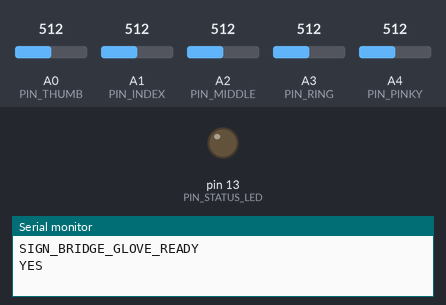
The sketch below on a simulated Arduino Uno, built with avr-gcc and run on an emulated ATmega328P. On the bench: output pins drawn as LEDs (lit = HIGH), the last lines printed to the serial monitor. Dashed ring = blinking. The test bench sets the inputs (shaded band); at power-on: A2 (PIN_MIDDLE) = 512, A1 (PIN_INDEX) = 512, A3 (PIN_RING) = 512, A0 (PIN_THUMB) = 512, A4 (PIN_PINKY) = 512.

Above: at 2.2 s.
2.3 s: A2 (PIN_MIDDLE) set to 490
At 3.1 s:
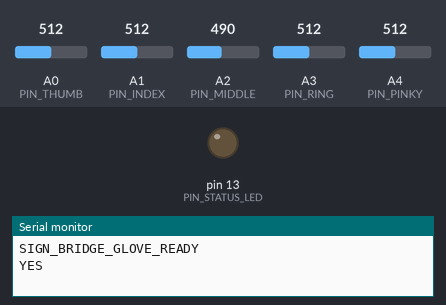
3.8 s: A1 (PIN_INDEX) set to 485
At 4.6 s:
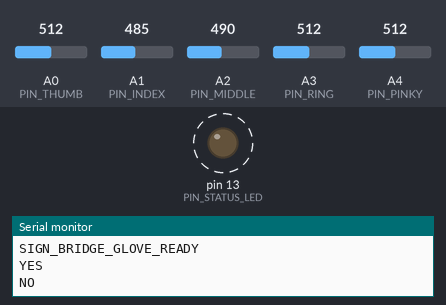
6.8 s: A3 (PIN_RING) set to 488
9.8 s: A2 (PIN_MIDDLE) set to 510
At 10.8 s:
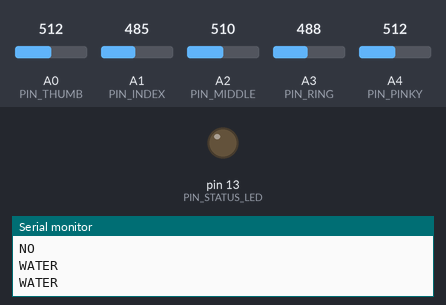
11.3 s: A2 (PIN_MIDDLE) set to 306
At 11.9 s:
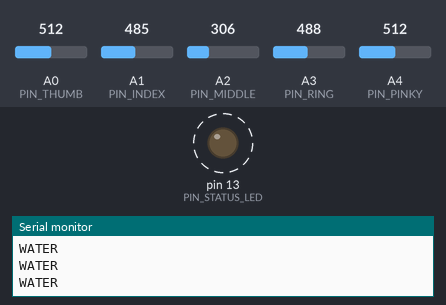
Timing chart, 0 to 15.3 s (numbered marks = the images above; inputs shaded):
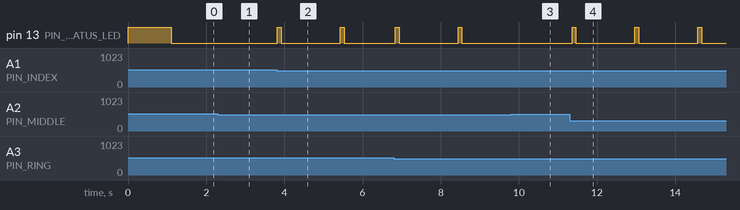

The sketch:

glove_flex_sensor.ino
```cpp
/*
 * ==============================================================================
 * Project: Sign Bridge - Smart Sign Language Glove with Flex Sensors
 * Description: Reads 5 flex sensors on a glove, maps finger bend values,
 *              and identifies sign language gestures.
 * Target Hardware: Arduino Uno / Nano / Mega / ESP32
 * Baud Rate: 9600
 * ==============================================================================
 *
 * WIRING DIAGRAM (Voltage Divider for each Flex Sensor):
 *
 *     5V (or 3.3V)
 *        |
 *     [ Flex Sensor ] (~10k to ~30k Ohm variable)
 *        |
 *        +-------------------- Analog Pin (A0 to A4)
 *        |
 *     [ 10k / 22k Resistor ] (Fixed Pulldown)
 *        |
 *       GND
 *
 * Finger Mapping:
 *   - Thumb  : Pin A0
 *   - Index  : Pin A1
 *   - Middle : Pin A2
 *   - Ring   : Pin A3
 *   - Pinky  : Pin A4
 * ==============================================================================
 */

// Define Flex Sensor Analog Pins
const int PIN_THUMB  = A0;
const int PIN_INDEX  = A1;
const int PIN_MIDDLE = A2;
const int PIN_RING   = A3;
const int PIN_PINKY  = A4;

// LED Indicator Pin (Built-in LED on pin 13)
const int PIN_STATUS_LED = 13;

// Calibration Thresholds (Adjust based on your flex sensor readings)
// When a finger is straight (flat) vs when it is bent.
// You can use the built-in Serial Monitor to inspect your raw values!
int thumbStraight  = 300, thumbBent  = 600;
int indexStraight  = 300, indexBent  = 600;
int middleStraight = 300, middleBent = 600;
int ringStraight   = 300, ringBent   = 600;
int pinkyStraight  = 300, pinkyBent  = 600;

// Threshold percentage (0 = fully flat, 1 = bent)
const int BEND_THRESHOLD = 500; // Anything higher than this is considered "BENT"

// Previous recognized gesture (to prevent spamming identical words)
String lastGesture = "";
unsigned long lastSendTime = 0;
const unsigned long DEBOUNCE_DELAY = 1500; // Send at most every 1.5 seconds per gesture

void setup() {
  // Initialize Serial Communication at 9600 Baud
  Serial.begin(9600);
  pinMode(PIN_STATUS_LED, OUTPUT);
  digitalWrite(PIN_STATUS_LED, LOW);

  // Optional: Perform automatic 5-second calibration
  // Flash LED during calibration
  digitalWrite(PIN_STATUS_LED, HIGH);
  delay(1000);
  digitalWrite(PIN_STATUS_LED, LOW);

  Serial.println("SIGN_BRIDGE_GLOVE_READY");
}

void loop() {
  // 1. Read Analog Values from all 5 Flex Sensors
  int rawThumb  = analogRead(PIN_THUMB);
  int rawIndex  = analogRead(PIN_INDEX);
  int rawMiddle = analogRead(PIN_MIDDLE);
  int rawRing   = analogRead(PIN_RING);
  int rawPinky  = analogRead(PIN_PINKY);

  // 2. Classify each finger: 0 = STRAIGHT (OPEN), 1 = BENT (CLOSED)
  bool isThumbBent  = (rawThumb  > BEND_THRESHOLD);
  bool isIndexBent  = (rawIndex  > BEND_THRESHOLD);
  bool isMiddleBent = (rawMiddle > BEND_THRESHOLD);
  bool isRingBent   = (rawRing   > BEND_THRESHOLD);
  bool isPinkyBent  = (rawPinky  > BEND_THRESHOLD);

  // 3. Recognize Sign Gesture Patterns
  String currentGesture = "";

  // Pattern 1: ALL FINGERS STRAIGHT (Open Palm) -> "HELLO"
  if (!isThumbBent && !isIndexBent && !isMiddleBent && !isRingBent && !isPinkyBent) {
    currentGesture = "HELLO";
  }
  // Pattern 2: ALL FINGERS BENT (Closed Fist) -> "YES"
  else if (isThumbBent && isIndexBent && isMiddleBent && isRingBent && isPinkyBent) {
    currentGesture = "YES";
  }
  // Pattern 3: INDEX & MIDDLE STRAIGHT, OTHERS BENT (Peace / V-sign) -> "PEACE" or "NO"
  else if (!isIndexBent && !isMiddleBent && isThumbBent && isRingBent && isPinkyBent) {
    currentGesture = "NO";
  }
  // Pattern 4: THUMB, INDEX, & PINKY STRAIGHT (ASL "I LOVE YOU") -> "I LOVE YOU"
  else if (!isThumbBent && !isIndexBent && isMiddleBent && isRingBent && !isPinkyBent) {
    currentGesture = "I LOVE YOU";
  }
  // Pattern 5: ONLY INDEX FINGER STRAIGHT (Pointing) -> "I NEED HELP"
  else if (!isIndexBent && isThumbBent && isMiddleBent && isRingBent && isPinkyBent) {
    currentGesture = "I NEED HELP";
  }
  // Pattern 6: ONLY THUMB STRAIGHT (Thumbs up) -> "THANK YOU"
  else if (!isThumbBent && isIndexBent && isMiddleBent && isRingBent && isPinkyBent) {
    currentGesture = "THANK YOU";
  }
  // Pattern 7: THREE FINGERS (Index, Middle, Ring straight) -> "WATER"
  else if (isThumbBent && !isIndexBent && !isMiddleBent && !isRingBent && isPinkyBent) {
    currentGesture = "WATER";
  }

  // 4. Send Gesture over Serial if detected and debounced
  if (currentGesture != "" && (currentGesture != lastGesture || (millis() - lastSendTime > DEBOUNCE_DELAY))) {
    // Send gesture text to Web Application
    Serial.println(currentGesture);

    // Blink status LED on transmit
    digitalWrite(PIN_STATUS_LED, HIGH);
    delay(100);
    digitalWrite(PIN_STATUS_LED, LOW);

    lastGesture = currentGesture;
    lastSendTime = millis();
  }

  // Optional: Uncomment below line if you want to inspect sensor values in Arduino Serial Plotter
  /*
  Serial.print("T:"); Serial.print(rawThumb);
  Serial.print(" I:"); Serial.print(rawIndex);
  Serial.print(" M:"); Serial.print(rawMiddle);
  Serial.print(" R:"); Serial.print(rawRing);
  Serial.print(" P:"); Serial.println(rawPinky);
  */

  delay(100); // 10Hz sampling rate
}
```

Measured:
- the behaviour switches between 501 and 500 on A1 (PIN_INDEX) (found by bisection; images 1 and 2)
- after the input at 2.3 s, pin 13 (PIN_STATUS_LED): stays LOW (without the input it goes to HIGH after 0.31 s)
- after the input at 3.8 s, pin 13 (PIN_STATUS_LED): alternates HIGH for 0.10 s and LOW for 1.5 s, starting at once
- after the input at 9.8 s, pin 13 (PIN_STATUS_LED): stays LOW (without the input it goes to HIGH after 0.25 s)
- after the input at 11.3 s, pin 13 (PIN_STATUS_LED): alternates HIGH for 0.10 s and LOW for 1.5 s, starting after 0.06 s
